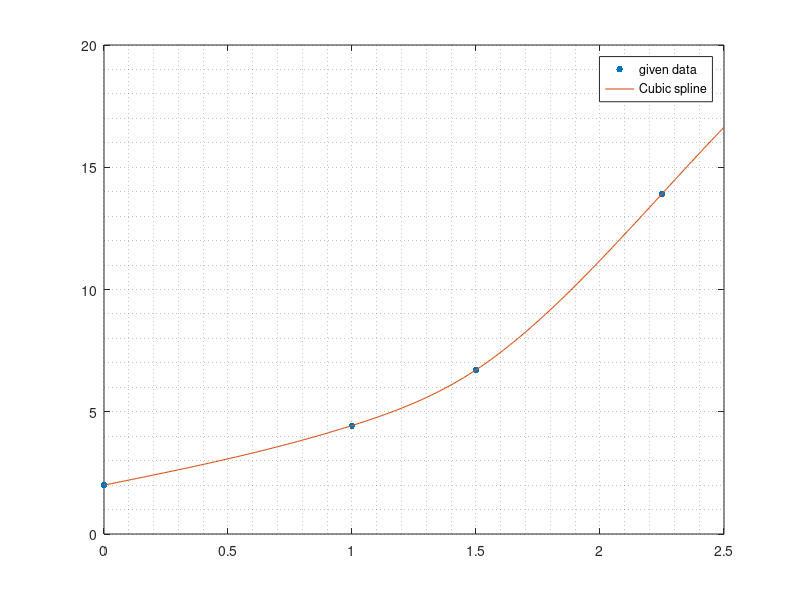

The MATLAB script that drew this image:
clear all
close all

x=0:0.01:2.5;
u=[2, 2.02054629, 2.04109487, 2.06164804, 2.08220808, 2.10277729, 2.12335796, 2.14395239, 2.16456285, 2.18519166, 2.20584109, 2.22651344, 2.24721101, 2.26793608, 2.28869095, 2.3094779, 2.33029924, 2.35115725, 2.37205422, 2.39299245, 2.41397423, 2.43500186, 2.45607761, 2.47720379, 2.49838269, 2.51961659, 2.5409078, 2.5622586, 2.58367129, 2.60514816, 2.62669149, 2.64830359, 2.66998673, 2.69174323, 2.71357536, 2.73548543, 2.75747571, 2.77954851, 2.80170611, 2.82395082, 2.84628491, 2.86871069, 2.89123044, 2.91384645, 2.93656103, 2.95937645, 2.98229502, 3.00531902, 3.02845075, 3.05169249, 3.07504655, 3.09851521, 3.12210077, 3.14580551, 3.16963173, 3.19358172, 3.21765778, 3.24186219, 3.26619724, 3.29066524, 3.31526847, 3.34000922, 3.36488979, 3.38991246, 3.41507953, 3.4403933, 3.46585605, 3.49147007, 3.51723766, 3.54316111, 3.56924272, 3.59548476, 3.62188955, 3.64845936, 3.67519649, 3.70210323, 3.72918188, 3.75643472, 3.78386406, 3.81147217, 3.83926135, 3.8672339, 3.89539211, 3.92373826, 3.95227465, 3.98100358, 4.00992733, 4.0390482, 4.06836848, 4.09789046, 4.12761643, 4.15754868, 4.18768952, 4.21804122, 4.24860608, 4.2793864, 4.31038446, 4.34160256, 4.37304299, 4.40470804, 4.4366, 4.46872391, 4.50109574, 4.53373421, 4.56665805, 4.59988597, 4.63343669, 4.66732894, 4.70158142, 4.73621286, 4.77124199, 4.80668751, 4.84256814, 4.87890261, 4.91570964, 4.95300794, 4.99081624, 5.02915325, 5.06803769, 5.10748829, 5.14752375, 5.18816281, 5.22942417, 5.27132656, 5.3138887, 5.35712931, 5.4010671, 5.4457208, 5.49110913, 5.53725079, 5.58416452, 5.63186904, 5.68038305, 5.72972529, 5.77991446, 5.8309693, 5.88290851, 5.93575082, 5.98951495, 6.04421961, 6.09988353, 6.15652542, 6.21416401, 6.27281801, 6.33250615, 6.39324713, 6.45505969, 6.51796253, 6.58197439, 6.64711397, 6.7134, 6.78084549, 6.84944061, 6.91916982, 6.9900176, 7.0619684, 7.13500669, 7.20911693, 7.28428359, 7.36049114, 7.43772403, 7.51596673, 7.59520371, 7.67541942, 7.75659835, 7.83872494, 7.92178366, 8.00575899, 8.09063537, 8.17639728, 8.26302919, 8.35051555, 8.43884082, 8.52798949, 8.617946, 8.70869483, 8.80022043, 8.89250728, 8.98553983, 9.07930256, 9.17377992, 9.26895638, 9.3648164, 9.46134446, 9.558525, 9.65634251, 9.75478144, 9.85382625, 9.95346142, 10.0536714, 10.1544407, 10.2557537, 10.3575949, 10.4599488, 10.5627998, 10.6661324, 10.7699311, 10.8741804, 10.9788646, 11.0839683, 11.1894759, 11.2953719, 11.4016407, 11.5082669, 11.6152348, 11.722529, 11.8301339, 11.938034, 12.0462137, 12.1546576, 12.26335, 12.3722754, 12.4814183, 12.5907632, 12.7002945, 12.8099967, 12.9198543, 13.0298517, 13.1399733, 13.2502038, 13.3605274, 13.4709287, 13.5813922, 13.6919022, 13.8024433, 13.913, 14.0235567, 14.1340978, 14.2446078, 14.3550713, 14.4654726, 14.5757962, 14.6860267, 14.7961483, 14.9061457, 15.0160033, 15.1257055, 15.2352368, 15.3445817, 15.4537246, 15.56265, 15.6713424, 15.7797863, 15.887966, 15.9958661, 16.103471, 16.2107652, 16.3177331, 16.4243593, 16.5306281, 16.6365241];


x_fit=[0.0,1.0,1.5,2.25];		% data to be interpolated
y_fit = [2.0000,4.4366,6.7134,13.9130];

figure
plot(x_fit,y_fit,'.','MarkerSize',15)
hold on
plot(x,u,"LineWidth",0.8)
legend("given data","Cubic spline")
grid minor